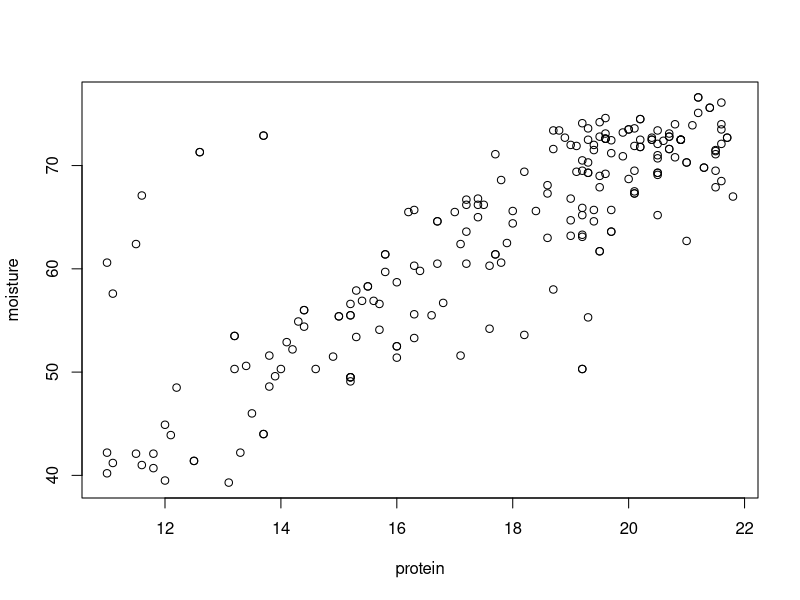
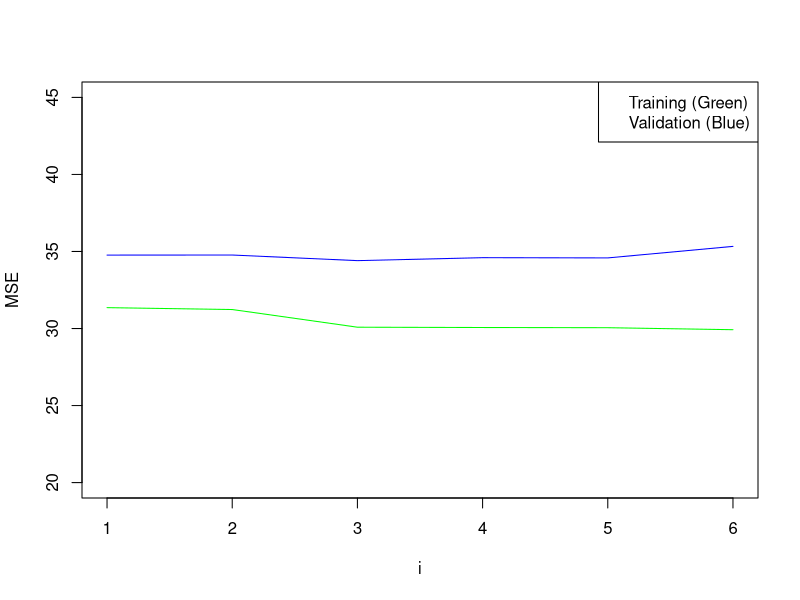
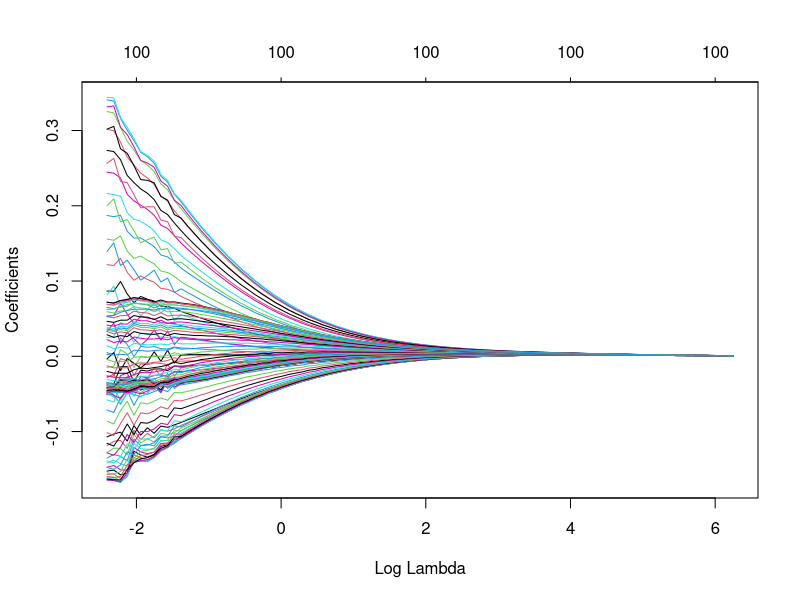
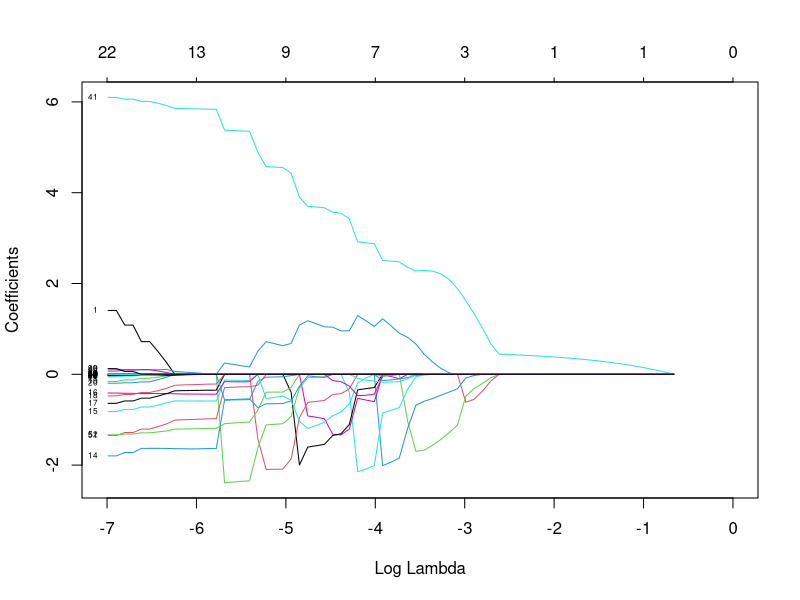
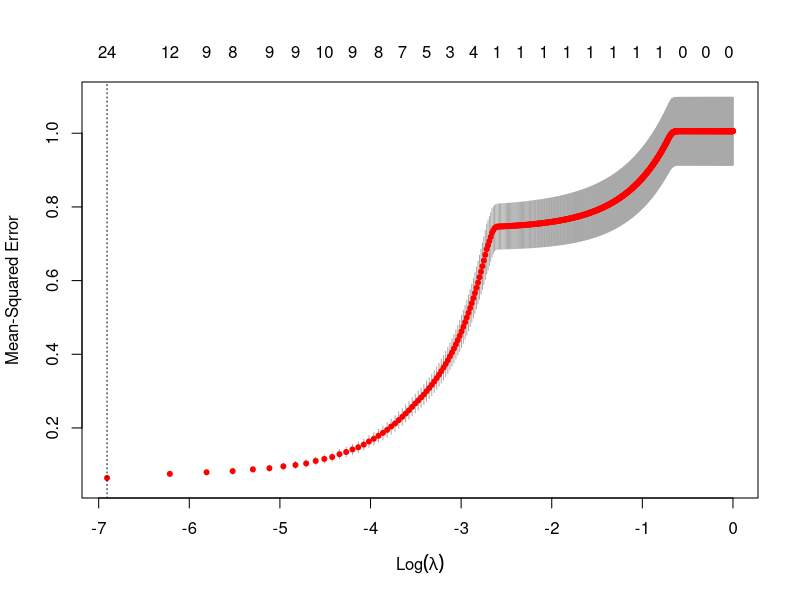

Here is the R script that generated these plots, in order:
library(MASS)
library(glmnet)
# Data
dataframe = read.csv("tecator.csv", dec=',')
dataframe = dataframe[-215,]

# Task 1 - Plot Protein vs. Moisture
protein = dataframe$Protein
moisture = dataframe$Moisture
plot(protein, moisture) # Plot of protein vs. moisture, linear approximation seems reasonable (normally distributed around a line)

# Task 2
# M1 = w0+w1*p+ε, where ε = N~(0, σ)
# M2 = w0+w1*p+w2*p²+ε, where ε=N~(0, σ)
# M3 = w0+w1*p+w2*p²+w3*p³+ε, where ε=N~(0, σ)
# etc.
# MSE criterion is appropriate to use since it minimizes the errors in our predicions (deviation of ε)

# Task 3 - Models for different polunomial terms of powers
n = dim(dataframe)[1] # number of observations
set.seed(12345)
ids = sample(1:n, floor(n/2))

training = dataframe[ids,] # training data
validation = dataframe[-ids,] # validation (test) data

#M = solve(t(X)%*%X)%*%t(X)%*%Y if I was to calculate it myself, did not work for higher polynomial terms of power in R
## Create the models (Moisture vs. Protein) for the different terms of power
M1 = lm(Moisture ~ Protein, data=training)
M2 = lm(Moisture ~ Protein+I(Protein^2), data=training)
M3 = lm(Moisture ~ Protein+I(Protein^2)+I(Protein^3), data=training)
M4 = lm(Moisture ~ Protein+I(Protein^2)+I(Protein^3)+I(Protein^4), data=training)
M5 = lm(Moisture ~ Protein+I(Protein^2)+I(Protein^3)+I(Protein^4)+I(Protein^5), data=training)
M6 = lm(Moisture ~ Protein+I(Protein^2)+I(Protein^3)+I(Protein^4)+I(Protein^5)+I(Protein^6), data=training)

# Make the predictions with the given models
fitted_training1 = M1$fitted.values
fitted_training2 = M2$fitted.values
fitted_training3 = M3$fitted.values
fitted_training4 = M4$fitted.values
fitted_training5 = M5$fitted.values
fitted_training6 = M6$fitted.values
fitted_validation1 = predict(M1, validation)
fitted_validation2 = predict(M2, validation)
fitted_validation3 = predict(M3, validation)
fitted_validation4 = predict(M4, validation)
fitted_validation5 = predict(M5, validation)
fitted_validation6 = predict(M6, validation)

# Calculate the MSEs

# Training MSEs
mse_t1 = mean((training$Moisture-fitted_training1)^2)
mse_t2 = mean((training$Moisture-fitted_training2)^2)
mse_t3 = mean((training$Moisture-fitted_training3)^2)
mse_t4 = mean((training$Moisture-fitted_training4)^2)
mse_t5 = mean((training$Moisture-fitted_training5)^2)
mse_t6 = mean((training$Moisture-fitted_training6)^2)
mse_t = c(mse_t1, mse_t2, mse_t3, mse_t4, mse_t5, mse_t6) # vector of all MSEs for training

# Validation MSEs
mse_v1 = mean((validation$Moisture-fitted_validation1)^2)
mse_v2 = mean((validation$Moisture-fitted_validation2)^2)
mse_v3 = mean((validation$Moisture-fitted_validation3)^2)
mse_v4 = mean((validation$Moisture-fitted_validation4)^2)
mse_v5 = mean((validation$Moisture-fitted_validation5)^2)
mse_v6 = mean((validation$Moisture-fitted_validation6)^2)
mse_v = c(mse_v1, mse_v2, mse_v3, mse_v4, mse_v5, mse_v6) # vector of all MSEs for validation

# Plot the MSE's of the validation set compared to the training set
plot(1:6, xlab="i", ylab="MSE", mse_t, type="l", col="green", ylim=c(20,45))
lines(1:6, mse_v, type="l", col="blue")
legend("topright", legend=c("Training (Green)", "Validation (Blue)"))

# Create the formula where Fat is to be predicted by all the channels 1-100
idx = !colnames(training) %in% c("Sample", "Fat", "Protein", "Moisture")
formulax = paste("Fat~", paste(colnames(training[,idx]), collapse = "+"))

#Task 4 - Reduce the linear model's features used to make prediction using stepAIC
fit = lm(formula(formulax), data=dataframe)
step = stepAIC(fit, direction="both", trace=FALSE)
step$anova
summary(step)

# Task 5 - Ridge regression
scaled_channels = scale(dataframe[,2:101]) # centers/scales the values of the channels
scaled_fat = scale(dataframe$Fat) # centers/scales the values of fat
model0_ridge = glmnet(as.matrix(scaled_channels), scaled_fat, alpha=0, family="gaussian") # calculate a model to predict fat with channels
plot(model0_ridge, xvar="lambda") # plot of the coefficients values as compared to the log of λ, converges to 0 for larger λ

# Task 6 - LASSO
model0_lasso = glmnet(as.matrix(scaled_channels), scaled_fat, alpha=1, family="gaussian") # calculate a model to predict fat with channels
plot(model0_lasso, xvar="lambda",  xlim=c(-7,0), TRUE) # plot of the coefficient values as compared to the log of λ, converges to 0 but not as smoothly as ridge

# Task 7 - Cross-validation LASSO, testing 1000 lambda from 0 (inclusive) to 1
model0_lasso_cv = cv.glmnet(as.matrix(scaled_channels), scaled_fat, alpha=1, family="gaussian", lambda=seq(0,1,0.001)) # cross-validation
plot(model0_lasso_cv, xvar="lambda", label=TRUE) # plot of the MSE of the cross-validation, follows the trend of the lasso model from 6 nicely






